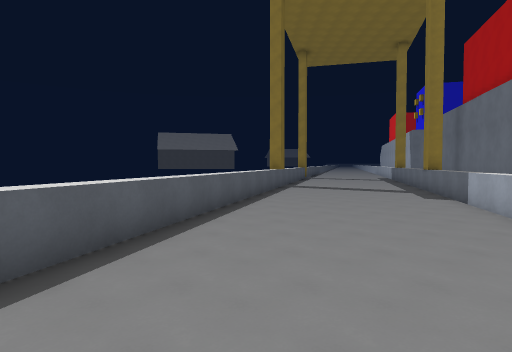
[1] (above)

16 first-person views from a walk through a Godot game level. The camera is 1.2 m above the floor, tilts 2° down and sees 75° across. The floor is counted in squares, 2 m on a side. Each view is taken from the middle of a square. On the plan, view 1 faces up. The plan holds only what a view shows up to about 10 squares ahead; the rest is blank. The place goes on beyond the plan. Surface patterns are stand-ins for the level's own textures.

[2]
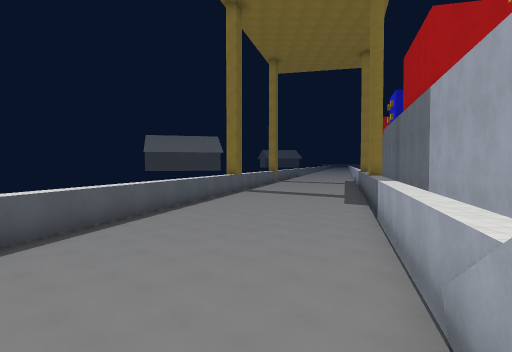

[3]
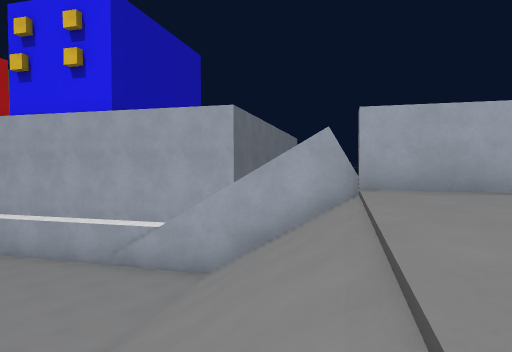

[4]
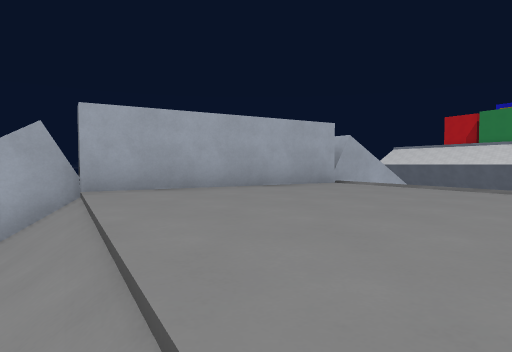

[5]
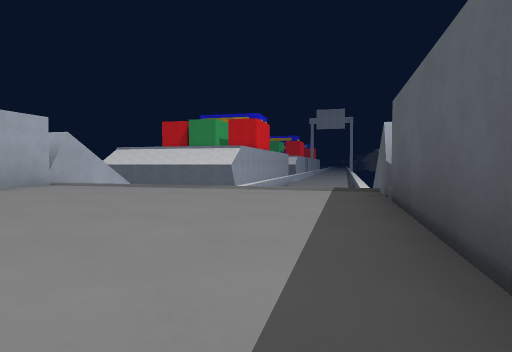

[6]
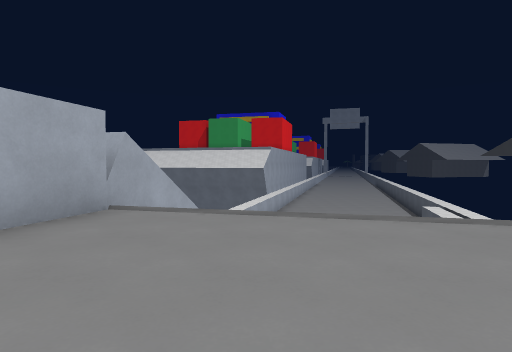

[7]
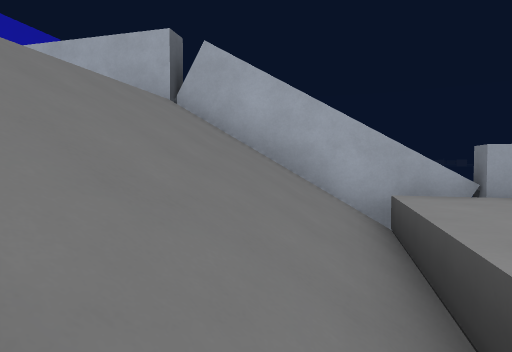

[8]
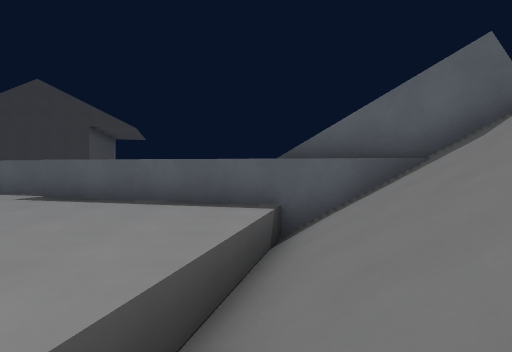

[9]
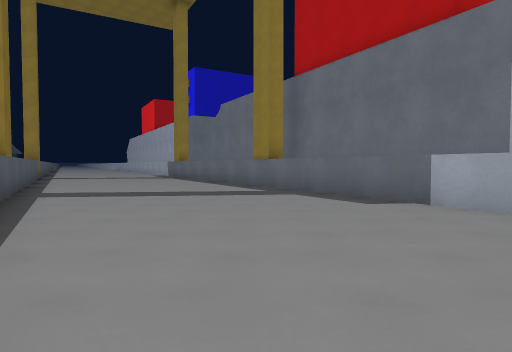

[10]
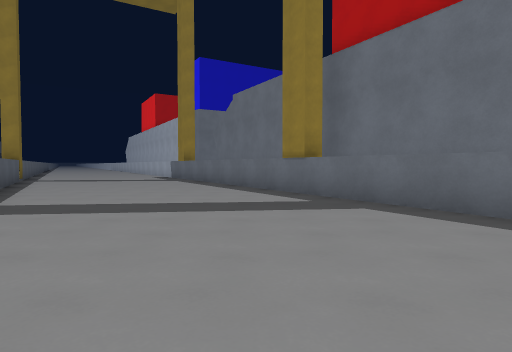

[11]
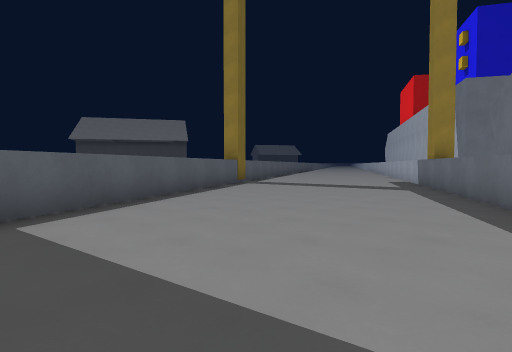

[12]
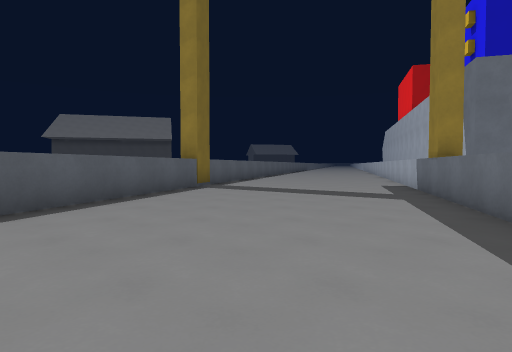

[13]
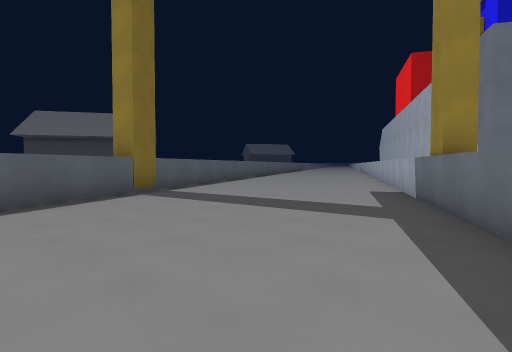

[14]
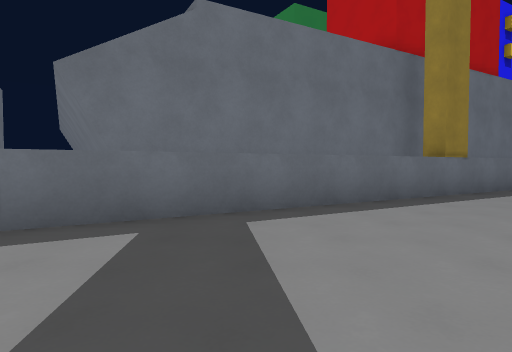

[15]
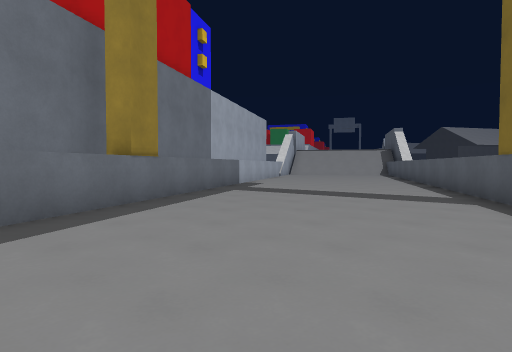

[16]
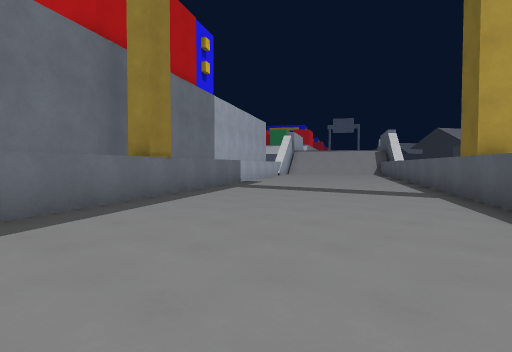

### Floor plan
Key: @ floor where view 1 was taken; # wall or solid block; . main floor; : floor 3.25 m higher than the main floor; / step, stairs or slope; = window, fence, low wall or low ledge; ^ raised ledge.
Columns run from 6 left of view 1 to 10 right of it. Each row starts with its distance up from view 1.
 23          ^......^
 22          ^.....^#
 21          ^.....^#
 20         ^......^#
 19         ^.....^^#
 18         ^.....^##
 17        ^......^#
 16        ^......^#
 15        #.....^^#
 14        #.....##
 13       ##.....^#
 12       #......^#
 11       #.....^^#
 10       #.....^#
  9      ##.....^#
  8      #......^#
  7      #.....^##
  6      #.....^#
  5     ##.....^#
  4     #.....^^#
  3     #.....^##
  2      .....^#
  1       ....^#
  0      /@//#
 -1    //////#
 -2   #::////#
 -3  ##:::::##
 -4  #::::::#
 -5  #::::::#
 -6  #/:::::#
 -7  #////:##
 -8 ##/////##
 -9 #//////#
-10 =^^////#
-11  ^^^^^##
-12 ^^^^^^#
-13 ^^^^  #

Where each view was taken, in squares from view 1:
view 1: 0 up, 0 right, facing up
view 2: 1 down, 2 right, facing up
view 3: 1 down, 3 left, facing right
view 4: 1 down, 3 left, facing down-right
view 5: 1 down, 3 left, facing down
view 6: 3 down, 1 left, facing down
view 7: 9 down, 5 left, facing right
view 8: 10 down, 0 right, facing left
view 9: 7 up, 0 right, facing up-right
view 10: 9 up, 1 right, facing up-right
view 11: 12 up, 4 right, facing up
view 12: 14 up, 5 right, facing up
view 13: 16 up, 6 right, facing up
view 14: 22 up, 5 right, facing down-right
view 15: 20 up, 5 right, facing down
view 16: 21 up, 5 right, facing down
